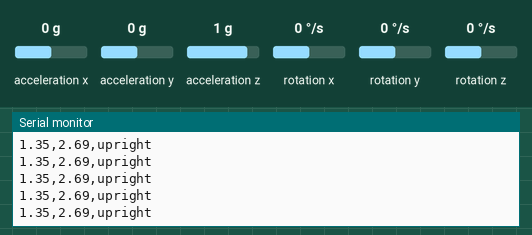
A sketch run on a simulated ESP32. Shown: the last lines printed to the serial monitor. Wiring (inferred from the names in the program): MPU-6050 motion sensor at I2C address 0x68. The inputs (shaded band) are chosen by the test bench; at power-on: acceleration x 0 g, acceleration y 0 g, acceleration z 1 g, rotation x 0 °/s, rotation y 0 °/s, rotation z 0 °/s.

Above: at 8.0 s.
8.1 s: acceleration x set to -1.4 g
At 9.1 s:
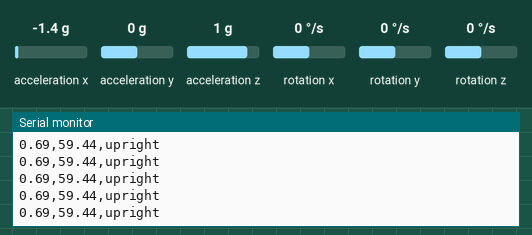
9.6 s: acceleration y set to -1.4 g
At 10.1 s:
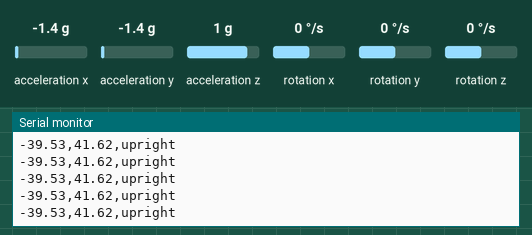
11.1 s: acceleration z set to -1.4 g
At 11.7 s:
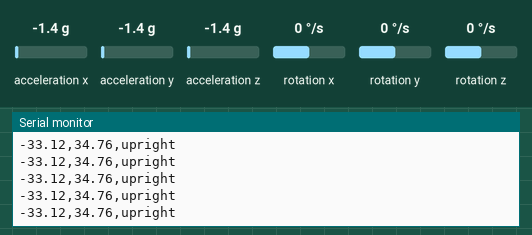
Timing chart, 0 to 14.1 s (numbered marks = the images above; inputs shaded):
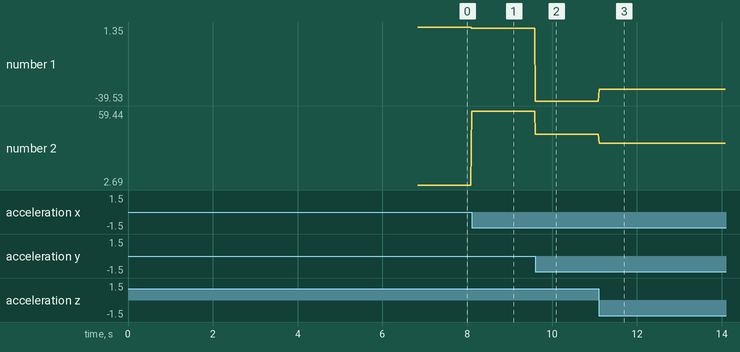

Measured:
- after the input at 8.1 s, the serial monitor: prints a new line at once (image 1)
- after the input at 9.6 s, the serial monitor: prints a new line at once (image 2)
- after the input at 11.1 s, the serial monitor: prints a new line at once (image 3)
- plotted number 1: 1.35 → 0.69 after the input at 8.1 s, 0.69 → -39.53 after the input at 9.6 s, -39.53 → -33.12 after the input at 11.1 s
- plotted number 2: 2.69 → 59.44 after the input at 8.1 s, 59.44 → 41.62 after the input at 9.6 s, 41.62 → 34.76 after the input at 11.1 s

The sketch:

nescue_code.ino
```cpp
#include <Wire.h>
#include <Adafruit_NeoPixel.h>

/* HAPTIC DRIVER */
// Adafruit_DRV2605 drv;

/* MPU PARAMETERS
* 1. Variables for storing Data
* 2. Reading Measurements
* 3. Power
*/

// MPU6050 mpu;
float Wx, Wy, Wz; // Roll, pitch, yaw
float Ax, Ay, Az;
float angleRoll, anglePitch;
uint32_t loopTimer;

// gyroscope config
#define LOW_PASS_REG 0x1A
#define DLPF_CFG 5 // Digital Low pass filter Config
#define MPU_I2C_ADDR 0x68
#define GYRO_CFG_REG 0x1B
#define GYRO_LSB 65.5
#define GFS_SEL 8
#define GYRO_HEAD_REG 0x43
#define PWR_MGMT_1 0x6B
float gx_offset = 0, gy_offset = 0, gz_offset = 0;

// accel config
#define ACC_CFG_REG 0x1C
#define AFS_SEL 0x8 // full-scale range += 4g -> 8192 or 4096 LSB
#define ACC_HEAD_REG 0x3B
#define ACC_LSB 8192
#define ax_offset -0.04
#define ay_offset 0.02
#define az_offset -0.15
/*TIMING MACROS*/
#define dT 0.02 // 4ms loop period -> 250Hz

/* I2C COMMUNICATION MACROS */
#define SDA_PIN 8
#define SCL_PIN 9
#define CLOCK_FREQ 400000

/* DATA COLLECTION MACROS*/


/* Kalman Filter Macros */
float angleRollK = 0, angleRollErr = 2*2; // initial angle
float anglePitchK = 0, anglePitchErr = 2*2;

float kalmanOutput[2] = {0,0}; // predicted angle, uncertainty

void kalman_1d(float state, float uncertainty, float input, float measurement){
  state += dT *input; // predict current state
  uncertainty += dT * dT * 4 * 4; // calculate uncertainty of prediction
  float gain = uncertainty * 1/(uncertainty + 3 * 3); // calc gain
  state += gain *(measurement - state); // update predicted state
  uncertainty = (1-gain) * uncertainty; // update uncertainty of predicted state

  kalmanOutput[0] = state;
  kalmanOutput[1] = uncertainty;
}

void apply_kalman(){
  kalman_1d(angleRollK, angleRollErr, Wx, angleRoll);
  angleRollK = kalmanOutput[0];
  angleRollErr = kalmanOutput[1];

  kalman_1d(anglePitchK, anglePitchErr, Wy, anglePitch);
  anglePitchK = kalmanOutput[0];
  anglePitchErr = kalmanOutput[1];
}

/* User-defined functions */
void i2c_write(uint8_t addr, uint8_t reg, uint8_t val){
  Wire.beginTransmission(addr);
  Wire.write(reg);
  Wire.write(val);
  if (Wire.endTransmission() != 0) {
    Serial.println("i2c_write: write failed");
    while (1);
  }
}
void i2c_readN(uint8_t addr, uint8_t startReg, uint8_t n, uint8_t *dest){
  Wire.beginTransmission(addr);
  Wire.write(startReg);
  if (Wire.endTransmission() != 0) {
    Serial.println("i2c_readN: read failed");
    while (1);
  }

  uint8_t received = Wire.requestFrom(addr, n);
  if (received != n) {
    Serial.print("i2c_readN: expected ");
    Serial.print(n);
    Serial.print(" bytes, got ");
    Serial.println(received);
    while (1);
  }
  for (uint8_t i = 0; i < n; i++){
    if (Wire.available()){
      dest[i] = Wire.read();
    } else {
      Serial.println("Wire not available, waiting to read next byte");
      while (1);
    }
  };
}
void config_imu(){
  i2c_write(MPU_I2C_ADDR, LOW_PASS_REG, DLPF_CFG); // Set configuration for LPF
  i2c_write(MPU_I2C_ADDR, GYRO_CFG_REG, GFS_SEL); // Set gyroscope full scale
  i2c_write(MPU_I2C_ADDR, ACC_CFG_REG, AFS_SEL); // set full scale range
}
void read_gyro(void){

  uint8_t raw_gyro[6]; // read gyro measurements
  i2c_readN(MPU_I2C_ADDR, GYRO_HEAD_REG, 6, raw_gyro);

  int16_t raw_wx = raw_gyro[0]<<8 | raw_gyro[1];
  int16_t raw_wy = raw_gyro[2]<<8 | raw_gyro[3];
  int16_t raw_wz = raw_gyro[4]<<8 | raw_gyro[5];

  Wx = (float)raw_wx/GYRO_LSB; // convert into deg/s
  Wy = (float)raw_wy/GYRO_LSB;
  Wz = (float)raw_wz/GYRO_LSB;

}

void read_accel(void){
  uint8_t raw_accel[6];
  i2c_readN(MPU_I2C_ADDR, ACC_HEAD_REG, 6, raw_accel);
  int16_t raw_ax = raw_accel[0]<<8 | raw_accel[1];
  int16_t raw_ay = raw_accel[2]<<8 | raw_accel[3];
  int16_t raw_az = raw_accel[4]<<8 | raw_accel[5];

  Ax = (float)raw_ax/ACC_LSB; // convert into rad/s
  Ay = (float)raw_ay/ACC_LSB;
  Az = (float)raw_az/ACC_LSB;
}

void calc_angles(void){
  angleRoll = atan2f(Ay, sqrtf(Ax*Ax + Az*Az))/3.1416*180;
  anglePitch = atan2f(-Ax, sqrtf(Ay*Ay + Az*Az))/3.1416*180;
}


void initialize_imu(){
  i2c_write(MPU_I2C_ADDR, PWR_MGMT_1, 0);
  Serial.println("MPU6050 wake-up command sent");

  if (Wire.endTransmission() != 0){ // check for connection
    Serial.println("MPU6050 Connection Failed.");
    while(1);
  }
  config_imu();
  Serial.println("MPU6050 config complete");

}
void initialize_i2c_bus(){
  Wire.begin(SDA_PIN, SCL_PIN); //start bus
  Wire.setClock(CLOCK_FREQ);
  delay(250);
}
void print_gyro(){
  Serial.print("Roll rate [deg/s]=");
  Serial.print(Wx);
  Serial.print("Pitch rate [deg/s]=");
  Serial.print(Wy);
  Serial.print("Yaw rate [deg/s]=");
  Serial.print(Wz);
  Serial.print("\n");
}
void print_accel(){
  Serial.print("Ax =");
  Serial.print(Ax);
  Serial.print("Ay =");
  Serial.print(Ay);
  Serial.print("Az =");
  Serial.println(Az);
}
void print_angles(){
  Serial.print("Roll_angle:");
  Serial.print(angleRoll);
  Serial.print(",");
  Serial.print("Pitch_angle:");
  Serial.println(anglePitch);
}
void apply_offsets(){
  Wx -= gx_offset;
  Wy -= gy_offset;
  Wz -= gz_offset;

  Ax += ax_offset;
  Ay += ay_offset;
  Az += az_offset;
}

void setup() {

  Serial.begin(115200);
  delay(1000);
  // pixels.begin();
  // pixels.clear();
  // pixels.show();
  Serial.println("Initating I2C Bus...");
  initialize_i2c_bus();

  Serial.println("Initating MPU6050...");
  initialize_imu();

  Serial.println("Determining static offsets...");
  for(int i = 0; i < 2000; i++){ // remove biases
    read_gyro();
    read_accel();
    if (i % 500 == 0) {
      Serial.print("Offset sample ");
      Serial.println(i);
    }
    gx_offset += Wx;
    gy_offset += Wy;
    gz_offset += Wz;
    delay(1);
  }
  gx_offset /= 2000;
  gy_offset /= 2000;
  gz_offset /= 2000;

  Serial.println("Finished determining offset.");
  delay(250);
  Serial.println("roll,pitch,label");

  loopTimer = millis();
}
void print_kalman(){
  Serial.print("Roll_angle_K:");
  Serial.print(angleRollK);
  Serial.print(",");
  Serial.print("Pitch_angle_K:");
  Serial.println(anglePitchK);
}

void loop() {
  // driver_loop();
  read_gyro();
  read_accel();
  apply_offsets();
  calc_angles();
  apply_kalman();
  Serial.print(angleRoll); Serial.print(",");
  Serial.print(anglePitch); Serial.print(",");
  Serial.println("upright");
  // print_kalman();


  // print_gyro();
  // Serial.println("----------------------");
  // print_accel(f);
  // Serial.println("----------------------");
  // print_angles();
  while (millis() - loopTimer < (dT*1000));
  loopTimer = millis();
}
```
